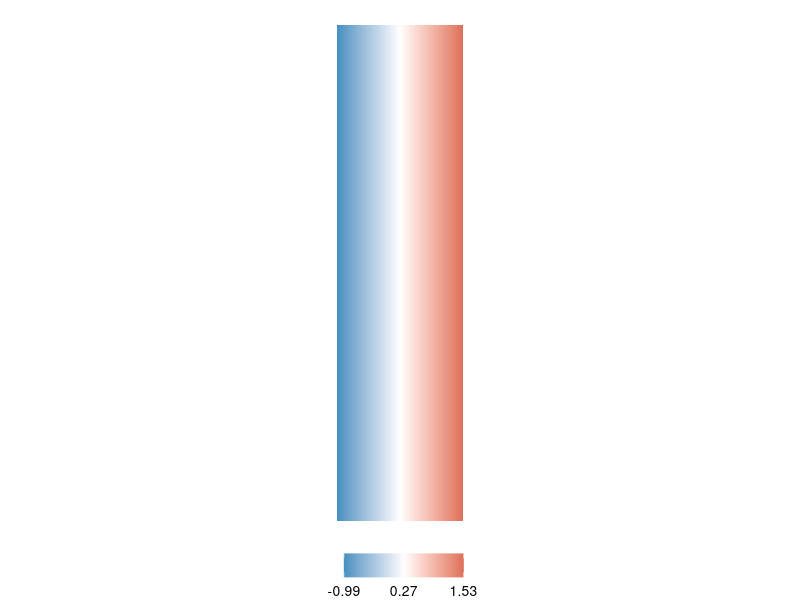

Generate this figure with R:
library(ggplot2)

# Create a data frame for the scale bar
scale_data <- data.frame(
  x = seq(-0.9922, 1.5287, length.out = 100),
  y = 1
)

# Plot the scale bar
plt = ggplot(scale_data, aes(x = x, y = y, fill = x)) +
  geom_tile() +
  scale_fill_gradientn(
    colours = c("#4590c1", "white", "#dc715b"),
    limits = c(-0.9922, 1.5287),
    name = "",
    breaks = c(-0.9922, (1.5287 - 0.9922) / 2, 1.5287),
    labels = round(c(-0.9922, (1.5287 - 0.9922) / 2, 1.5287), 2)
  ) +
  theme_void() +
  theme(
    legend.position = "bottom",
    legend.title = element_text(size = 12),
    legend.text = element_text(size = 10)
  ) +
  coord_fixed(ratio = 10)  # Adjust aspect ratio for better visibility


ggsave("HiC_scale_bar.png", plot = plt, width = 6, height = 5, dpi = 1200)
